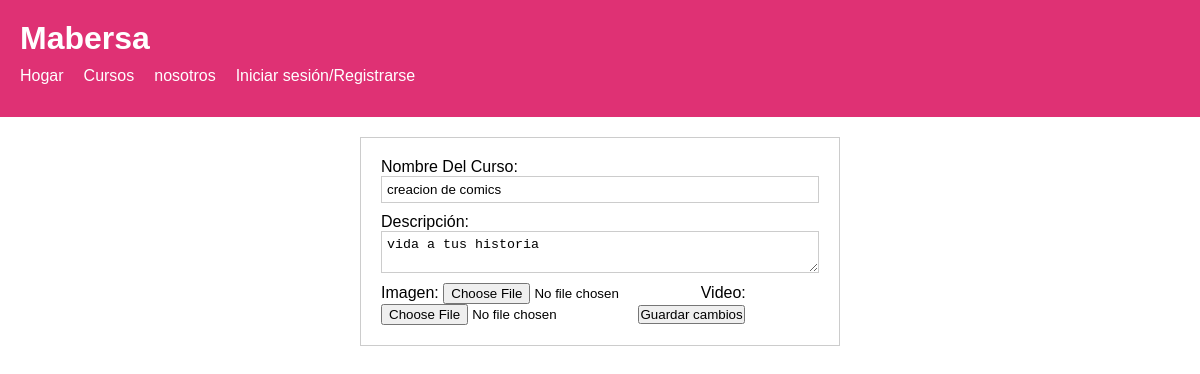
The app's page /edit.php?c_id=8, older data.
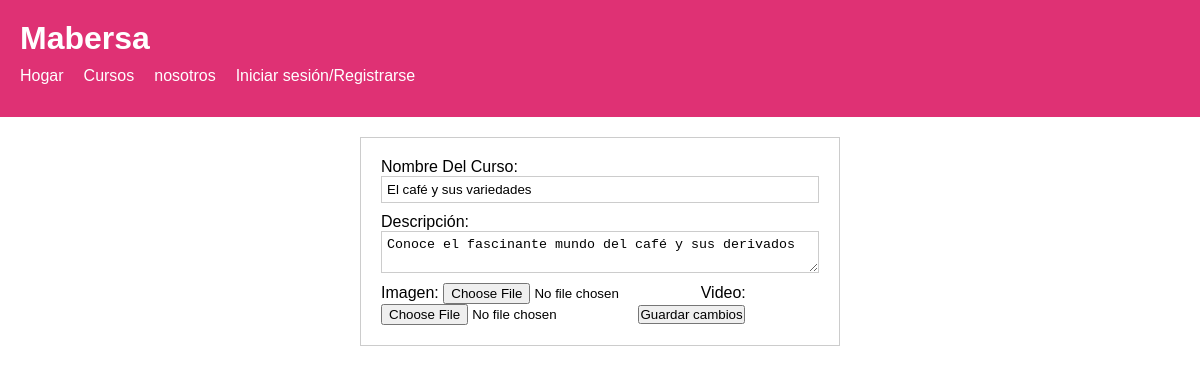
The same page, newer data.
### tables this page shows
CREATE TABLE `courses` (
  `c_id` int(11) NOT NULL,
  `t_id` int(11) NOT NULL,
  `course_name` varchar(255) NOT NULL,
  `course_description` text DEFAULT NULL,
  `video` varchar(255) DEFAULT NULL,
  `image` varchar(255) DEFAULT NULL,
  `timestamp` timestamp NOT NULL DEFAULT current_timestamp(),
  `approved` tinyint(1) DEFAULT 0
);

### edit.php (the view, shortened to what this page needs)
<?php
require_once 'db_conn.php';
if (isset($_GET['c_id'])) {
    $c_id = $_GET['c_id'];
    $query = "SELECT * FROM courses WHERE c_id = $c_id";
    $result = mysqli_query($conn, $query);
    if (mysqli_num_rows($result) > 0) {
        $row = mysqli_fetch_assoc($result);
        ?>
        <!DOCTYPE html>
        <html>
        <head>
            <link rel="stylesheet" type="text/css" href="./assets/css/style.css">
        </head>
        <body>
            <?php include('header.php'); ?>
            <div class="forms">
                <form action="update.php" method="post" enctype="multipart/form-data">
                    <label>Nombre Del Curso:</label>
                    <input type="text" class="input" name="nombre" value="<?php echo $row['course_name']; ?>">
                    <label>Descripción:</label>
                    <textarea name="descripcion" class="input"><?php echo $row['course_description']; ?></textarea>
                    <label>Imagen:</label>
                    <input type="file" name="imagen" accept="image/*">
                    <label>Video:</label>
                    <input type="file" name="video" accept="video/*">
                    <input type="submit" value="Guardar cambios">
                </form>
            </div>
        </body>
        </html>
        <?php
    } else {
        echo "No se encontró el registro.";
    }
}
?>

Row changes from the older to the newer data that the page shows:
changed courses: nombre "creacion de comics" → "El café y sus variedades"; descripcion "vida a tus historia" → "Conoce el fascinante mundo del café y sus derivados"
